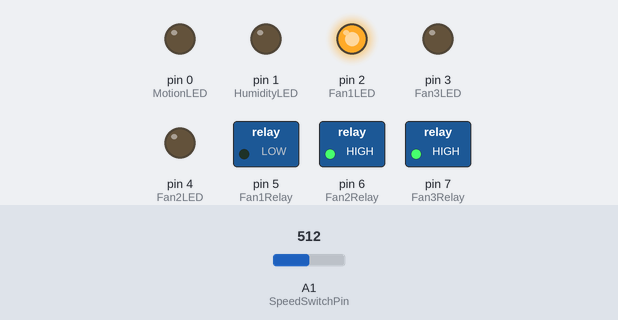
Recording of a sketch running on a simulated Arduino Uno, built with avr-gcc and run on an emulated ATmega328P. Shown: switched loads named in the sketch (green lamp = pin HIGH), output pins drawn as LEDs (lit = HIGH). The inputs (shaded band) are chosen by the test bench; at power-on: A1 (SpeedSwitchPin) = 512.

Above: at 1.2 s.
1.3 s: A1 (SpeedSwitchPin) set to 531
2.8 s: A1 (SpeedSwitchPin) set to 565
At 3.9 s:
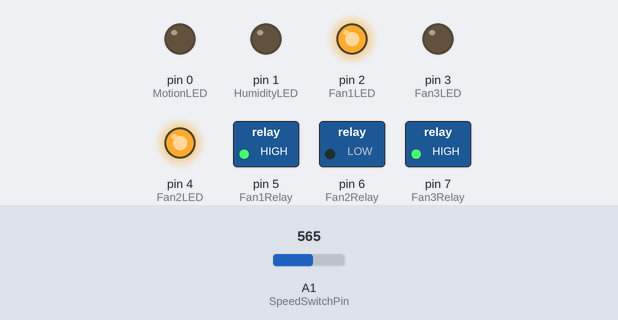
4.3 s: A1 (SpeedSwitchPin) set to 752
5.8 s: A1 (SpeedSwitchPin) set to 788
At 6.6 s:
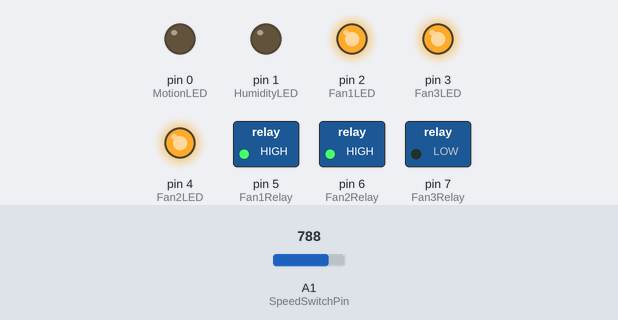
7.3 s: A1 (SpeedSwitchPin) set to 320
At 7.9 s:
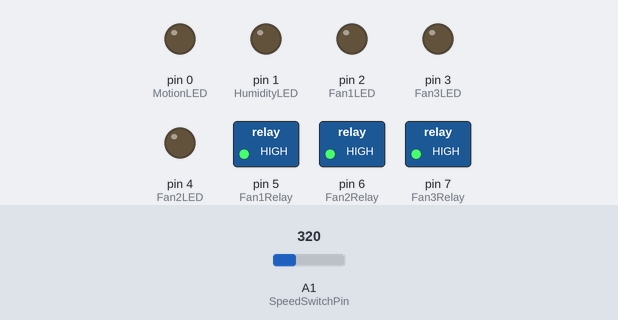
8.8 s: A1 (SpeedSwitchPin) set to 342
At 9.3 s:
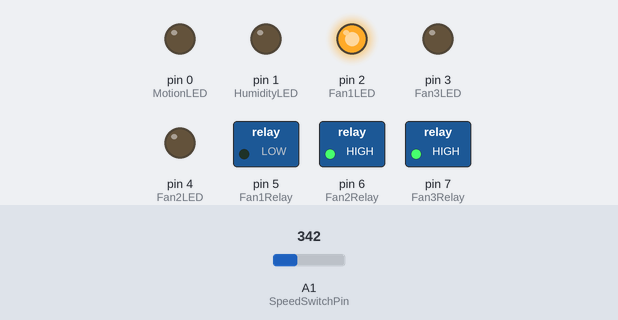
Timing chart, 0 to 11.3 s (numbered marks = the images above; inputs shaded):
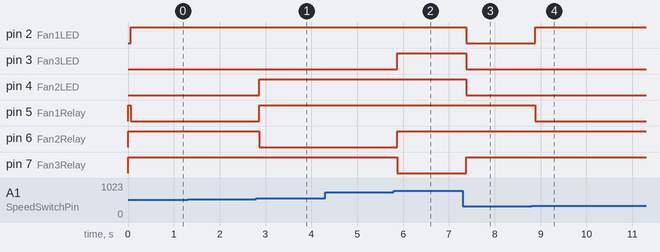

Measured:
- the behaviour switches between 549 and 550 on A1 (SpeedSwitchPin) (found by bisection; images 0 and 1)
- the behaviour switches between 769 and 770 on A1 (SpeedSwitchPin) (found by bisection; images 1 and 2)
- the behaviour switches between 329 and 330 on A1 (SpeedSwitchPin) (found by bisection; images 3 and 4)
- after the input at 1.3 s, every drawn part: stays the same
- after the input at 2.8 s, pin 4 (Fan2LED), pin 5 (Fan1Relay): LOW → HIGH after 0.06 s; pin 6 (Fan2Relay): HIGH → LOW after 0.06 s
- after the input at 4.3 s, every drawn part: stays the same
- after the input at 5.8 s, pin 3 (Fan3LED), pin 6 (Fan2Relay): LOW → HIGH after 0.07 s; pin 7 (Fan3Relay): HIGH → LOW after 0.07 s
- after the input at 7.3 s, pin 2 (Fan1LED), pin 3 (Fan3LED), pin 4 (Fan2LED): HIGH → LOW after 0.08 s; pin 7 (Fan3Relay): LOW → HIGH after 0.08 s
- after the input at 8.8 s, pin 2 (Fan1LED): LOW → HIGH after 0.09 s; pin 5 (Fan1Relay): HIGH → LOW after 0.09 s

The sketch:

led_x6_test.ino
```cpp
int MotionLED = 0;
int HumidityLED = 1;

int Fan1LED = 2;
int Fan2LED = 4;
int Fan3LED = 3;

int Fan1Relay = 5;
int Fan2Relay = 6;
int Fan3Relay = 7;

int SpeedSwitchPin = 1;

int SpeedSwitchThreshold1 = 330;
int SpeedSwitchThreshold2 = 550;
int SpeedSwitchThreshold3 = 770;

int ConvertSwitchReading(int rawValue)
{
  if(rawValue < SpeedSwitchThreshold1)
    return 0;
  if(rawValue < SpeedSwitchThreshold2)
    return 1;
  if(rawValue < SpeedSwitchThreshold3)
    return 2;
  return 3;
}

int delayMs = 3000;

// the setup function runs once when you press reset or power the board
void setup() {
  // initialize digital pin LED_BUILTIN as an output.
  pinMode(MotionLED, OUTPUT);
  pinMode(HumidityLED, OUTPUT);
  pinMode(Fan1LED, OUTPUT);
  pinMode(Fan2LED, OUTPUT);
  pinMode(Fan3LED, OUTPUT);

  pinMode(Fan1Relay, OUTPUT);
  pinMode(Fan2Relay, OUTPUT);
  pinMode(Fan3Relay, OUTPUT);

  digitalWrite(Fan1Relay, HIGH);
  digitalWrite(Fan2Relay, HIGH);
  digitalWrite(Fan3Relay, HIGH);

  digitalWrite(HumidityLED, LOW);
  digitalWrite(MotionLED, LOW);
  digitalWrite(Fan1LED, LOW);
  digitalWrite(Fan2LED, LOW);
  digitalWrite(Fan3LED, LOW);
}

int SwitchValue = 0;
int SwitchValueT0 = 0; // most recent reading
int SwitchValueT1 = 0;
int SwitchValueT2 = 0;

// the loop function runs over and over again forever
void loop()
{
  SwitchValueT2 = SwitchValueT1;
  SwitchValueT1 = SwitchValueT0;
  SwitchValueT0 = ConvertSwitchReading(analogRead(SpeedSwitchPin));
  if(SwitchValueT0 == SwitchValueT1 && SwitchValueT0 == SwitchValueT2)
  {
    int prevSwitchValue = SwitchValue;
    SwitchValue = SwitchValueT0;
     if(prevSwitchValue != SwitchValue) // change
        SpeedSwitchChanged(SwitchValue);
  }
  delay(30);
}

void SetFanSpeed0()
{
  digitalWrite(Fan1LED, LOW);
  digitalWrite(Fan2LED, LOW);
  digitalWrite(Fan3LED, LOW);

  digitalWrite(Fan1Relay, HIGH);
  digitalWrite(Fan2Relay, HIGH);
  digitalWrite(Fan3Relay, HIGH);
}

void SetFanSpeed1()
{
  digitalWrite(Fan1LED, HIGH);
  digitalWrite(Fan2LED, LOW);
  digitalWrite(Fan3LED, LOW);

  digitalWrite(Fan1Relay, LOW);
  digitalWrite(Fan2Relay, HIGH);
  digitalWrite(Fan3Relay, HIGH);
}

void SetFanSpeed2()
{
  digitalWrite(Fan1LED, HIGH);
  digitalWrite(Fan2LED, HIGH);
  digitalWrite(Fan3LED, LOW);

  digitalWrite(Fan1Relay, HIGH);
  digitalWrite(Fan2Relay, LOW);
  digitalWrite(Fan3Relay, HIGH);
}

void SetFanSpeed3()
{
  digitalWrite(Fan1LED, HIGH);
  digitalWrite(Fan2LED, HIGH);
  digitalWrite(Fan3LED, HIGH);

  digitalWrite(Fan1Relay, HIGH);
  digitalWrite(Fan2Relay, HIGH);
  digitalWrite(Fan3Relay, LOW);
}

void SpeedSwitchChanged(int switchValue)
{
   switch(switchValue)
   {
    case 1:
       SetFanSpeed1();
       break;
    case 2:
       SetFanSpeed2();
       break;
    case 3:
       SetFanSpeed3();
       break;
    default:
       SetFanSpeed0();
       break;
   }
}
```
